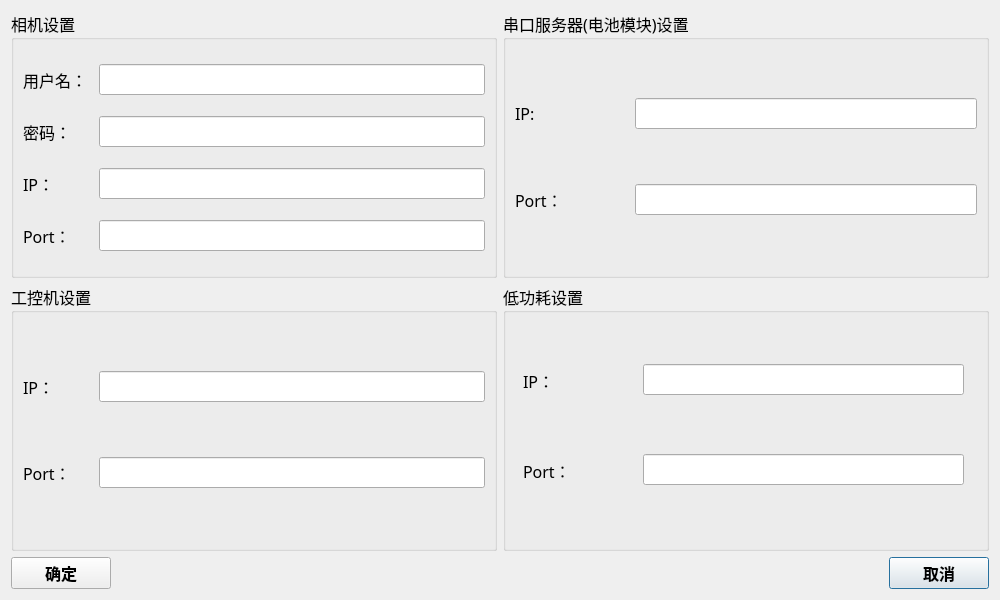
<?xml version="1.0" encoding="UTF-8"?>
<ui version="4.0">
 <class>widSetting</class>
 <widget class="QDialog" name="widSetting">
  <property name="geometry">
   <rect>
    <x>0</x>
    <y>0</y>
    <width>1000</width>
    <height>600</height>
   </rect>
  </property>
  <property name="minimumSize">
   <size>
    <width>0</width>
    <height>0</height>
   </size>
  </property>
  <property name="maximumSize">
   <size>
    <width>1000</width>
    <height>600</height>
   </size>
  </property>
  <property name="sizeIncrement">
   <size>
    <width>1920</width>
    <height>1200</height>
   </size>
  </property>
  <property name="windowTitle">
   <string>参数设置</string>
  </property>
  <layout class="QGridLayout" name="gridLayout_3">
   <item row="3" column="4">
    <widget class="QPushButton" name="pBtnCancel">
     <property name="minimumSize">
      <size>
       <width>100</width>
       <height>30</height>
      </size>
     </property>
     <property name="maximumSize">
      <size>
       <width>16777215</width>
       <height>16777215</height>
      </size>
     </property>
     <property name="font">
      <font>
       <family>微软雅黑</family>
       <pointsize>12</pointsize>
       <weight>75</weight>
       <bold>true</bold>
      </font>
     </property>
     <property name="text">
      <string>取消</string>
     </property>
    </widget>
   </item>
   <item row="3" column="1">
    <widget class="QPushButton" name="pBtnSave">
     <property name="minimumSize">
      <size>
       <width>100</width>
       <height>30</height>
      </size>
     </property>
     <property name="maximumSize">
      <size>
       <width>16777215</width>
       <height>16777215</height>
      </size>
     </property>
     <property name="font">
      <font>
       <family>微软雅黑</family>
       <pointsize>12</pointsize>
       <weight>75</weight>
       <bold>true</bold>
      </font>
     </property>
     <property name="text">
      <string>确定</string>
     </property>
    </widget>
   </item>
   <item row="3" column="3">
    <spacer name="horizontalSpacer">
     <property name="orientation">
      <enum>Qt::Horizontal</enum>
     </property>
     <property name="sizeHint" stdset="0">
      <size>
       <width>183</width>
       <height>20</height>
      </size>
     </property>
    </spacer>
   </item>
   <item row="3" column="2">
    <spacer name="horizontalSpacer_2">
     <property name="orientation">
      <enum>Qt::Horizontal</enum>
     </property>
     <property name="sizeHint" stdset="0">
      <size>
       <width>40</width>
       <height>20</height>
      </size>
     </property>
    </spacer>
   </item>
   <item row="0" column="1" colspan="2">
    <widget class="QGroupBox" name="groupBox">
     <property name="font">
      <font>
       <family>微软雅黑</family>
       <pointsize>12</pointsize>
      </font>
     </property>
     <property name="title">
      <string>相机设置</string>
     </property>
     <layout class="QGridLayout" name="gridLayout">
      <item row="0" column="0">
       <widget class="QLabel" name="label">
        <property name="minimumSize">
         <size>
          <width>70</width>
          <height>0</height>
         </size>
        </property>
        <property name="text">
         <string>用户名：</string>
        </property>
       </widget>
      </item>
      <item row="0" column="1">
       <widget class="QLineEdit" name="lEditUserName"/>
      </item>
      <item row="1" column="0">
       <widget class="QLabel" name="label_2">
        <property name="minimumSize">
         <size>
          <width>70</width>
          <height>0</height>
         </size>
        </property>
        <property name="text">
         <string>密码：</string>
        </property>
       </widget>
      </item>
      <item row="1" column="1">
       <widget class="QLineEdit" name="lEditPasswd"/>
      </item>
      <item row="2" column="0">
       <widget class="QLabel" name="label_3">
        <property name="minimumSize">
         <size>
          <width>70</width>
          <height>0</height>
         </size>
        </property>
        <property name="text">
         <string>IP：</string>
        </property>
       </widget>
      </item>
      <item row="2" column="1">
       <widget class="QLineEdit" name="lEditCameraIP"/>
      </item>
      <item row="3" column="0">
       <widget class="QLabel" name="label_4">
        <property name="minimumSize">
         <size>
          <width>70</width>
          <height>0</height>
         </size>
        </property>
        <property name="text">
         <string>Port：</string>
        </property>
       </widget>
      </item>
      <item row="3" column="1">
       <widget class="QLineEdit" name="lEditCameraPort"/>
      </item>
     </layout>
    </widget>
   </item>
   <item row="2" column="1" colspan="2">
    <widget class="QGroupBox" name="groupBox_2">
     <property name="font">
      <font>
       <family>微软雅黑</family>
       <pointsize>12</pointsize>
      </font>
     </property>
     <property name="title">
      <string>工控机设置</string>
     </property>
     <layout class="QGridLayout" name="gridLayout_2">
      <item row="0" column="0">
       <widget class="QLabel" name="label_5">
        <property name="minimumSize">
         <size>
          <width>70</width>
          <height>0</height>
         </size>
        </property>
        <property name="text">
         <string>IP：</string>
        </property>
       </widget>
      </item>
      <item row="0" column="1">
       <widget class="QLineEdit" name="lEditTCPIP"/>
      </item>
      <item row="1" column="0">
       <widget class="QLabel" name="label_6">
        <property name="minimumSize">
         <size>
          <width>70</width>
          <height>0</height>
         </size>
        </property>
        <property name="text">
         <string>Port：</string>
        </property>
       </widget>
      </item>
      <item row="1" column="1">
       <widget class="QLineEdit" name="lEditTCPPort"/>
      </item>
     </layout>
    </widget>
   </item>
   <item row="2" column="3" colspan="2">
    <widget class="QGroupBox" name="groupBox_3">
     <property name="font">
      <font>
       <family>微软雅黑</family>
       <pointsize>12</pointsize>
      </font>
     </property>
     <property name="title">
      <string>低功耗设置</string>
     </property>
     <widget class="QLabel" name="label_9">
      <property name="geometry">
       <rect>
        <x>20</x>
        <y>80</y>
        <width>91</width>
        <height>33</height>
       </rect>
      </property>
      <property name="minimumSize">
       <size>
        <width>70</width>
        <height>0</height>
       </size>
      </property>
      <property name="font">
       <font>
        <family>微软雅黑</family>
        <pointsize>12</pointsize>
        <weight>50</weight>
        <bold>false</bold>
       </font>
      </property>
      <property name="text">
       <string>IP：</string>
      </property>
     </widget>
     <widget class="QLabel" name="label_7">
      <property name="geometry">
       <rect>
        <x>20</x>
        <y>170</y>
        <width>70</width>
        <height>33</height>
       </rect>
      </property>
      <property name="minimumSize">
       <size>
        <width>70</width>
        <height>0</height>
       </size>
      </property>
      <property name="font">
       <font>
        <family>微软雅黑</family>
        <pointsize>12</pointsize>
        <weight>50</weight>
        <bold>false</bold>
       </font>
      </property>
      <property name="text">
       <string>Port：</string>
      </property>
     </widget>
     <widget class="QLineEdit" name="led_lowerIP">
      <property name="geometry">
       <rect>
        <x>140</x>
        <y>80</y>
        <width>321</width>
        <height>31</height>
       </rect>
      </property>
      <property name="font">
       <font>
        <family>微软雅黑</family>
        <pointsize>12</pointsize>
       </font>
      </property>
     </widget>
     <widget class="QLineEdit" name="led_lowerPort">
      <property name="geometry">
       <rect>
        <x>140</x>
        <y>170</y>
        <width>321</width>
        <height>31</height>
       </rect>
      </property>
      <property name="font">
       <font>
        <family>微软雅黑</family>
        <pointsize>12</pointsize>
       </font>
      </property>
     </widget>
    </widget>
   </item>
   <item row="0" column="3" colspan="2">
    <widget class="QGroupBox" name="groupBox_4">
     <property name="font">
      <font>
       <family>微软雅黑</family>
       <pointsize>12</pointsize>
      </font>
     </property>
     <property name="title">
      <string>串口服务器(电池模块)设置</string>
     </property>
     <layout class="QGridLayout" name="gridLayout_4" columnstretch="1,3">
      <item row="2" column="0">
       <widget class="QLabel" name="label_10">
        <property name="text">
         <string>Port：</string>
        </property>
       </widget>
      </item>
      <item row="0" column="0">
       <widget class="QLabel" name="label_8">
        <property name="text">
         <string>IP:</string>
        </property>
       </widget>
      </item>
      <item row="0" column="1">
       <widget class="QLineEdit" name="led_ComIP"/>
      </item>
      <item row="2" column="1">
       <widget class="QLineEdit" name="led_ComPort"/>
      </item>
     </layout>
    </widget>
   </item>
  </layout>
 </widget>
 <resources/>
 <connections/>
</ui>
